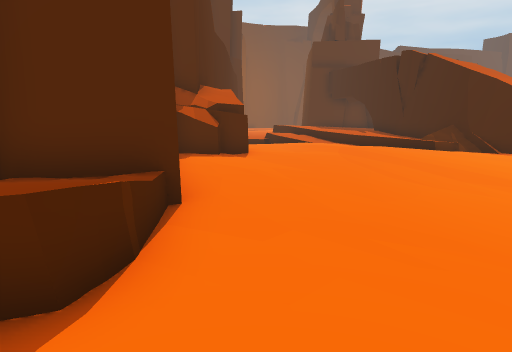
[1] (above)

17 first-person views from a walk through a Unity game level. The camera is 1.4 m above the floor, tilts 10° down and sees 75° across. The floor is counted in squares, 1 m on a side. Each view is taken from the middle of a square. On the plan, view 1 faces up. The plan holds only what a view shows up to about 15 squares ahead; the rest is blank. The place goes on beyond the plan. Some animated figures are not drawn. Some surface patterns are stand-ins.

[2]
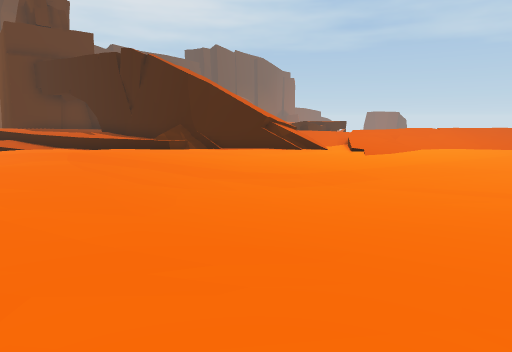

[3]
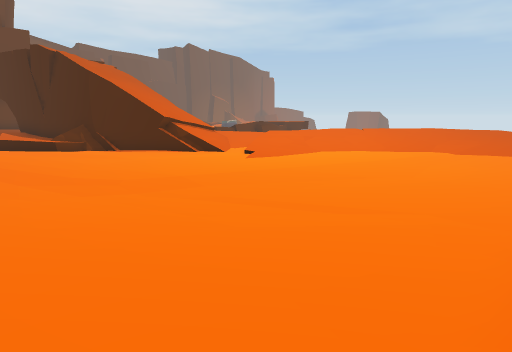

[4]
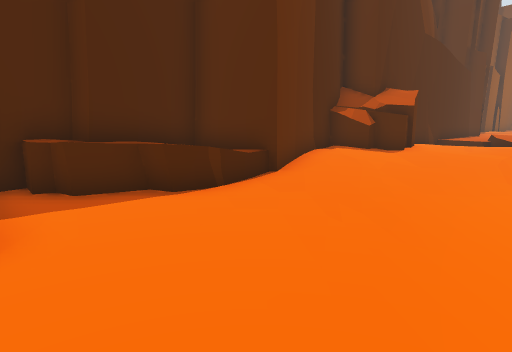

[5]
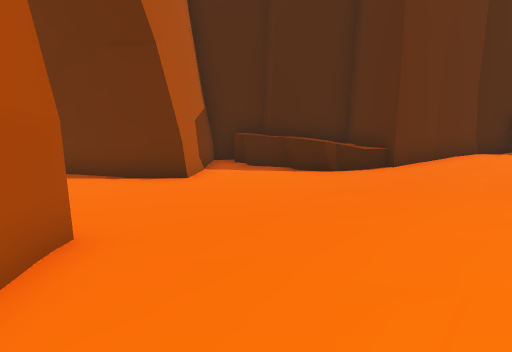

[6]
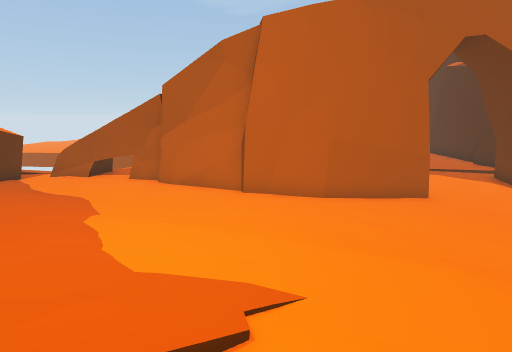

[7]
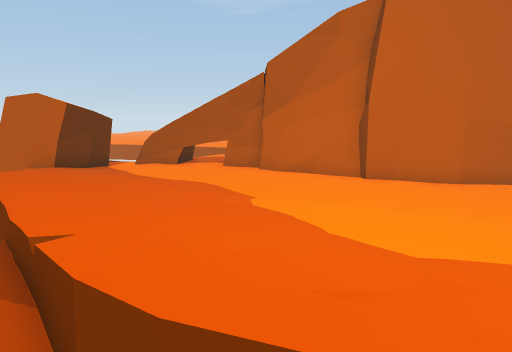

[8]
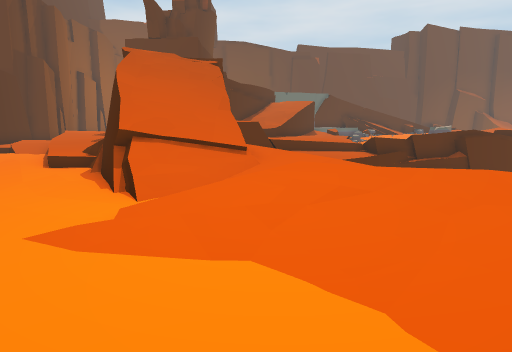

[9]
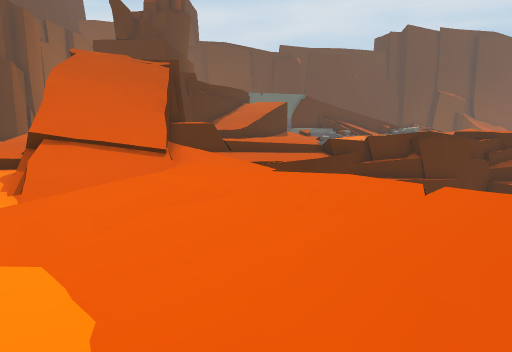

[10]
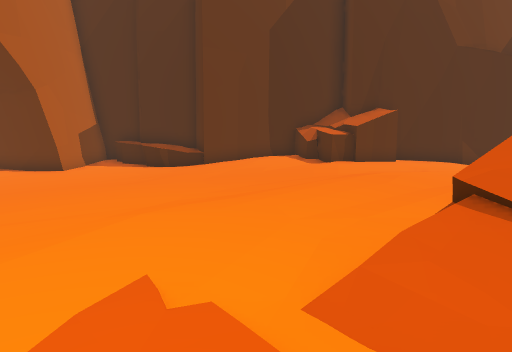

[11]
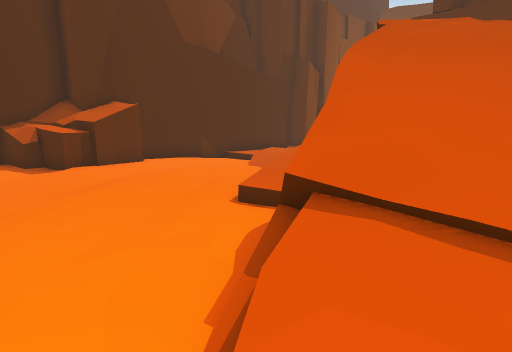

[12]
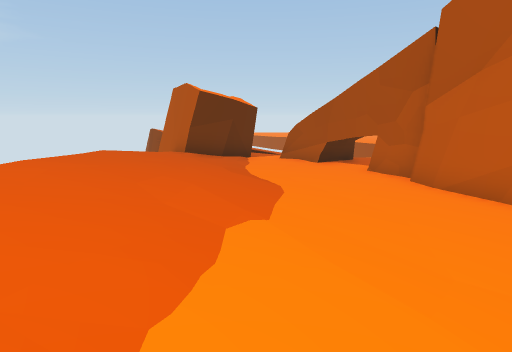

[13]
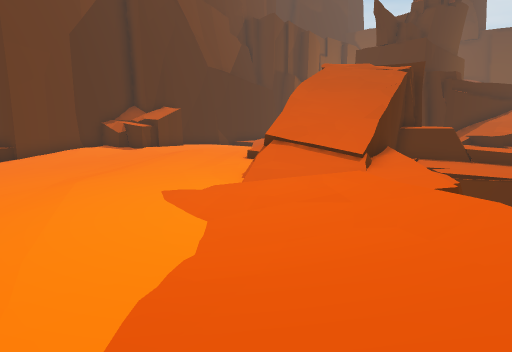

[14]
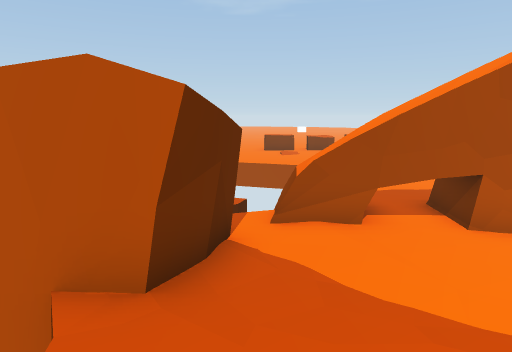

[15]
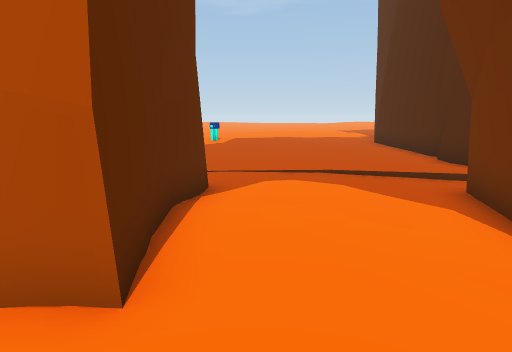

[16]
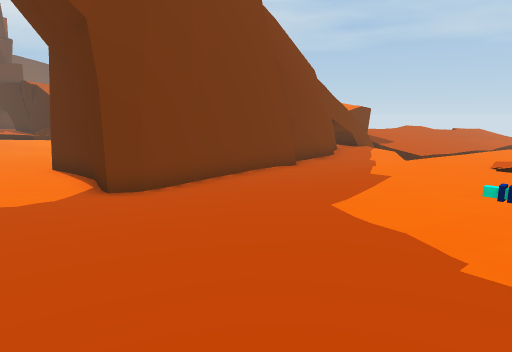

[17]
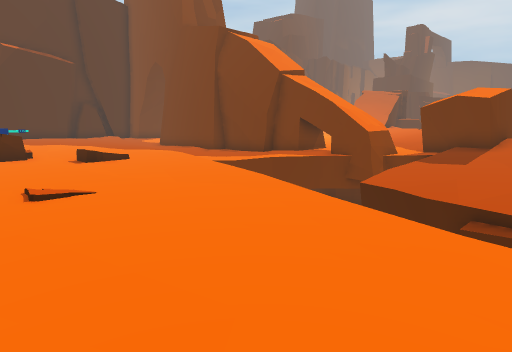

### Floor plan
Key: @ floor where view 1 was taken; # wall or solid block; . main floor; : floor 0.5 m higher than the main floor; + floor 0.75 m higher than the main floor; / step, stairs or slope; = window, fence, low wall or low ledge; v drop or lower ground; R rock; T turret.
Columns run from 4 left of view 1 to 24 right of it. Each row starts with its distance up from view 1.
 17   # ..:++++#   v=    =   ///v
 16   #.../:+++# //v......vvvvvv
 15   #...../++v////....vv  v
 14   #...::.++v////..vv
 13   #R..:::/+#////
 12   RR:.:::://#////
 11  RRR:.:::::.#////:v
 10  RRRR::::::://///+v
  9  #RR::..:::..=//:+/
  8  ##::.../::.../://
  7   #::..........//+/vv
  6   #:..........::///+vv
  5  ##...........::::/+++v
  4  ##...........:::::+++v
  3  # ............:::::+++v
  2  #R..............::::+++v
  1 ##................:::+++v
  0 #...@...............:::++v
 -1 #####...............::/:RRR
 -2    ##...########.....:::RRR
 -3    #....#      ####..::RRRR
 -4    #....#         RRRRR:RRR
 -5    #....#         RRRRRvv::
 -6   ......##########....v ...:
 -7   ...................v v....
 -8  #..................v  vv...
 -9  #.................v     vvv
-10  #..............:/v
-11  #.::.........:::/:::vvv
-12  #.::::::::...:::/:::::::
-13  #.::::::::::...//.:::::::::
-14  #:: ::::T :::...::::::::::::
-15          T    R/:::::::::::::
-16                  :::::::::::
-17                         ::: :

Positions as (right, up) in squares from view 1, and headings:
1: (0, 0), facing up
2: (0, 1), facing up-right
3: (3, -1), facing up-right
4: (4, -1), facing up-left
5: (8, 1), facing left
6: (10, 10), facing down
7: (14, 9), facing down
8: (12, 2), facing up
9: (14, 2), facing up
10: (13, 7), facing left
11: (11, 7), facing up-left
12: (11, 5), facing down-right
13: (16, 2), facing up-left
14: (19, 2), facing down
15: (3, 1), facing down
16: (1, -14), facing up-right
17: (24, -17), facing up-left
